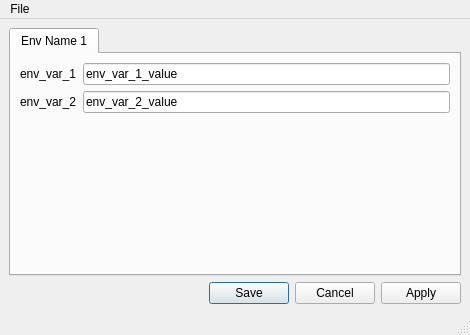
<?xml version="1.0" encoding="UTF-8"?>
<ui version="4.0">
 <class>MainWindow</class>
 <widget class="QMainWindow" name="MainWindow">
  <property name="geometry">
   <rect>
    <x>0</x>
    <y>0</y>
    <width>470</width>
    <height>335</height>
   </rect>
  </property>
  <property name="windowTitle">
   <string notr="true"/>
  </property>
  <widget class="QWidget" name="centralwidget">
   <layout class="QVBoxLayout" name="verticalLayout">
    <item>
     <widget class="QTabWidget" name="envsTabWidget">
      <property name="currentIndex">
       <number>0</number>
      </property>
      <widget class="QWidget" name="envTab1">
       <property name="sizePolicy">
        <sizepolicy hsizetype="Expanding" vsizetype="Preferred">
         <horstretch>0</horstretch>
         <verstretch>0</verstretch>
        </sizepolicy>
       </property>
       <attribute name="title">
        <string notr="true">Env Name 1</string>
       </attribute>
       <layout class="QGridLayout" name="envTab1GridLayout">
        <item row="0" column="0">
         <layout class="QFormLayout" name="envTab1FormLayout">
          <item row="0" column="0">
           <widget class="QLabel" name="var1Label">
            <property name="text">
             <string notr="true">env_var_1</string>
            </property>
           </widget>
          </item>
          <item row="0" column="1">
           <widget class="QLineEdit" name="var1LineEdit">
            <property name="sizePolicy">
             <sizepolicy hsizetype="Preferred" vsizetype="Preferred">
              <horstretch>0</horstretch>
              <verstretch>0</verstretch>
             </sizepolicy>
            </property>
            <property name="text">
             <string notr="true">env_var_1_value</string>
            </property>
           </widget>
          </item>
          <item row="1" column="0">
           <widget class="QLabel" name="var2Label">
            <property name="text">
             <string notr="true">env_var_2</string>
            </property>
           </widget>
          </item>
          <item row="1" column="1">
           <widget class="QLineEdit" name="var2LineEdit">
            <property name="text">
             <string notr="true">env_var_2_value</string>
            </property>
           </widget>
          </item>
         </layout>
        </item>
       </layout>
      </widget>
     </widget>
    </item>
    <item>
     <widget class="QDialogButtonBox" name="okCancelApplyButtonBox">
      <property name="orientation">
       <enum>Qt::Horizontal</enum>
      </property>
      <property name="standardButtons">
       <set>QDialogButtonBox::Apply|QDialogButtonBox::Cancel|QDialogButtonBox::Save</set>
      </property>
     </widget>
    </item>
   </layout>
  </widget>
  <widget class="QMenuBar" name="menubar">
   <property name="geometry">
    <rect>
     <x>0</x>
     <y>0</y>
     <width>470</width>
     <height>26</height>
    </rect>
   </property>
   <widget class="QMenu" name="menuFile">
    <property name="title">
     <string>File</string>
    </property>
    <addaction name="actionOpen"/>
    <addaction name="separator"/>
    <addaction name="actionSave"/>
    <addaction name="actionSave_As"/>
    <addaction name="separator"/>
    <addaction name="actionQuit"/>
   </widget>
   <addaction name="menuFile"/>
  </widget>
  <widget class="QStatusBar" name="statusbar"/>
  <action name="actionOpen">
   <property name="text">
    <string>Open...</string>
   </property>
   <property name="toolTip">
    <string>Open Configuration File</string>
   </property>
  </action>
  <action name="actionSave">
   <property name="text">
    <string>Save</string>
   </property>
   <property name="toolTip">
    <string>Save Configuration File</string>
   </property>
   <property name="shortcut">
    <string>Ctrl+S</string>
   </property>
  </action>
  <action name="actionSave_As">
   <property name="text">
    <string>Save As...</string>
   </property>
   <property name="toolTip">
    <string>Save Configuration To Another File</string>
   </property>
  </action>
  <action name="actionQuit">
   <property name="text">
    <string>Quit</string>
   </property>
   <property name="shortcut">
    <string>Ctrl+F4</string>
   </property>
  </action>
 </widget>
 <resources/>
 <connections/>
</ui>
